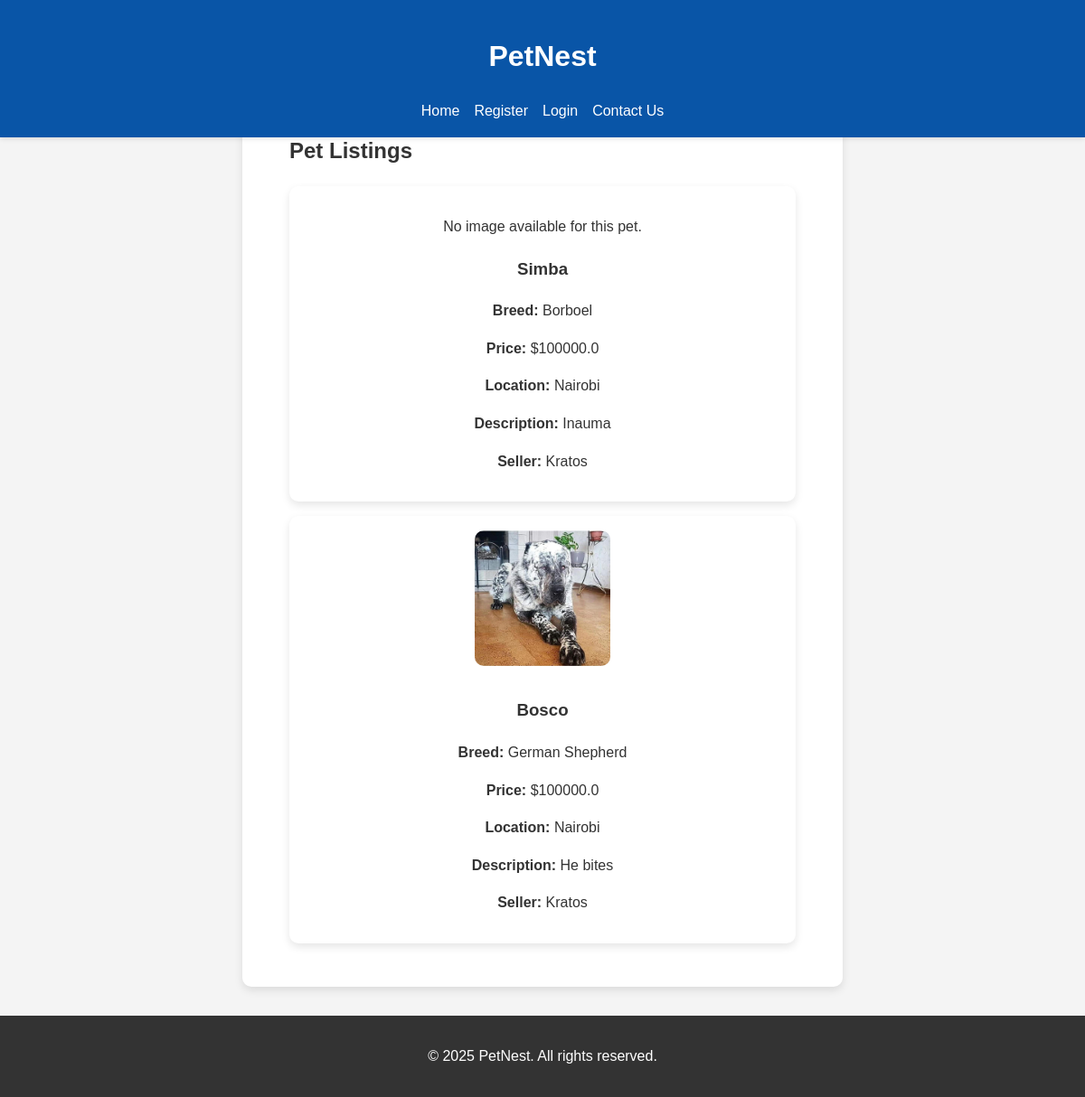
Screenshot of /browse with the database file from the repository.
### models.py (models this page shows, shortened)
class Pet(db.Model):
    id = db.Column(db.Integer, primary_key=True)
    name = db.Column(db.String(100), nullable=False)
    breed = db.Column(db.String(100), nullable=False)
    price = db.Column(db.Float, nullable=False)
    location = db.Column(db.String(100), nullable=False)
    description = db.Column(db.Text, nullable=False)
    image_url = db.Column(db.String(200))  # Path to the pet's image
    user_id = db.Column(db.Integer, db.ForeignKey('user.id'), nullable=False)
    owner = db.relationship('User', backref='pets')

class User(db.Model, UserMixin):
    id = db.Column(db.Integer, primary_key=True)
    username = db.Column(db.String(50), unique=True, nullable=False)
    email = db.Column(db.String(100), unique=True, nullable=False)
    password = db.Column(db.String(100), nullable=False)
    profile_picture = db.Column(db.String(200))  # Path to the user's profile picture
    bio = db.Column(db.Text)  # User's bio or description

### routes.py (the view)
@app.route('/browse')
def browse_pets():
    breed = request.args.get('breed', '')
    min_price = request.args.get('min_price', type=float)
    max_price = request.args.get('max_price', type=float)
    query = Pet.query
    if breed:
        query = query.filter(Pet.breed.ilike(f'%{breed}%'))
    if min_price is not None:
        query = query.filter(Pet.price >= min_price)
    if max_price is not None:
        query = query.filter(Pet.price <= max_price)
    pets = query.all()
    return render_template('browse.html', pets=pets)

### templates/browse.html (shortened to what this page needs)
<!DOCTYPE html>
<html lang="en">
<head>
    <link rel="stylesheet" href="{{ url_for('static', filename='styles.css') }}">
</head>
<body>
    <header class="header">
        <div class="container">
            <h1 class="logo">PetNest</h1>
            <nav class="nav">
                <a href="/" class="nav-link">Home</a>
                {% if current_user.is_authenticated %}
                    <a href="/profile" class="nav-link">My Profile</a>
                    <a href="/logout" class="nav-link">Logout</a>
                {% else %}
                    <a href="/register" class="nav-link">Register</a>
                    <a href="/login" class="nav-link">Login</a>
                {% endif %}
                <a href="/contact" class="nav-link">Contact Us</a>
            </nav>
        </div>
    </header>
    <section class="browse-pets">
        <div class="container">
            <h2>Pet Listings</h2>
            {% for pet in pets %}
            <div class="pet-card">
                {% if pet.image_url %}
                <img src="{{ pet.image_url }}" alt="{{ pet.name }} Picture" class="pet-image">
                {% else %}
                <p>No image available for this pet.</p>
                {% endif %}
                <h3>{{ pet.name }}</h3>
                <p><strong>Breed:</strong> {{ pet.breed }}</p>
                <p><strong>Price:</strong> ${{ pet.price }}</p>
                <p><strong>Location:</strong> {{ pet.location }}</p>
                <p><strong>Description:</strong> {{ pet.description }}</p>
                <p><strong>Seller:</strong> {{ pet.owner.username }}</p>
            </div>
            {% endfor %}
        </div>
    </section>
    <footer class="footer">
        <div class="container">
            <p>&copy; 2025 PetNest. All rights reserved.</p>
        </div>
    </footer>
</body>
</html>

### static/styles.css (style rules this page uses)
section { margin-top: 2rem; padding: 2rem; background-color: white; border-radius: 10px; box-shadow: 0 4px 10px rgba(0, 0, 0, 0.1); max-width: 600px; margin: 0 auto; }
body { font-family: Arial, sans-serif; line-height: 1.6; color: #333; background-color: #f4f4f4; margin: 0; padding-top: 6rem; }
.header { background-color: #0955a7; color: white; padding: 1rem 0; text-align: center; position: fixed; top: 0; width: 100%; z-index: 1000; box-shadow: 0 2px 5px rgba(0, 0, 0, 0.1); }
.container { max-width: 1200px; margin: 0 auto; padding: 0 20px; }
.nav { display: flex; justify-content: center; gap: 1rem; margin-top: 1rem; }
.nav-link { color: white; text-decoration: none; font-size: 1rem; transition: color 0.3s ease; }
.footer { background-color: #333; color: white; text-align: center; padding: 1rem 0; margin-top: 2rem; }
section { margin-bottom: 2rem; }
.pet-card { background-color: white; padding: 1rem; margin-bottom: 1rem; border-radius: 10px; box-shadow: 0 4px 10px rgba(0, 0, 0, 0.1); text-align: center; }
.pet-image { width: 150px; height: auto; border-radius: 10px; margin-bottom: 0.5rem; }

### rows the page displays
Pet: shows "No image available for this pet.", name "Simba", breed "Borboel", price "100000.0", location "Nairobi", description "Inauma", owner.username "Kratos"
Pet: image_url (picture), name "Bosco", breed "German Shepherd", price "100000.0", location "Nairobi", description "He bites", owner.username "Kratos"
